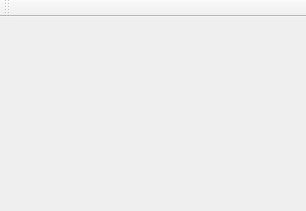
<?xml version="1.0" encoding="UTF-8"?>
<ui version="4.0">
 <class>MainWindow</class>
 <widget class="QMainWindow" name="MainWindow">
  <property name="geometry">
   <rect>
    <x>0</x>
    <y>0</y>
    <width>306</width>
    <height>211</height>
   </rect>
  </property>
  <property name="sizePolicy">
   <sizepolicy hsizetype="Preferred" vsizetype="Preferred">
    <horstretch>0</horstretch>
    <verstretch>0</verstretch>
   </sizepolicy>
  </property>
  <property name="windowTitle">
   <string>Groupcam</string>
  </property>
  <widget class="QWidget" name="centralWidget">
   <layout class="QVBoxLayout" name="verticalLayout_2">
    <item>
     <layout class="QVBoxLayout" name="verticalLayout"/>
    </item>
   </layout>
  </widget>
  <widget class="QMenuBar" name="menuBar">
   <property name="geometry">
    <rect>
     <x>0</x>
     <y>0</y>
     <width>306</width>
     <height>20</height>
    </rect>
   </property>
  </widget>
  <widget class="QToolBar" name="mainToolBar">
   <attribute name="toolBarArea">
    <enum>TopToolBarArea</enum>
   </attribute>
   <attribute name="toolBarBreak">
    <bool>false</bool>
   </attribute>
  </widget>
 </widget>
 <layoutdefault spacing="6" margin="11"/>
 <resources/>
 <connections/>
</ui>
